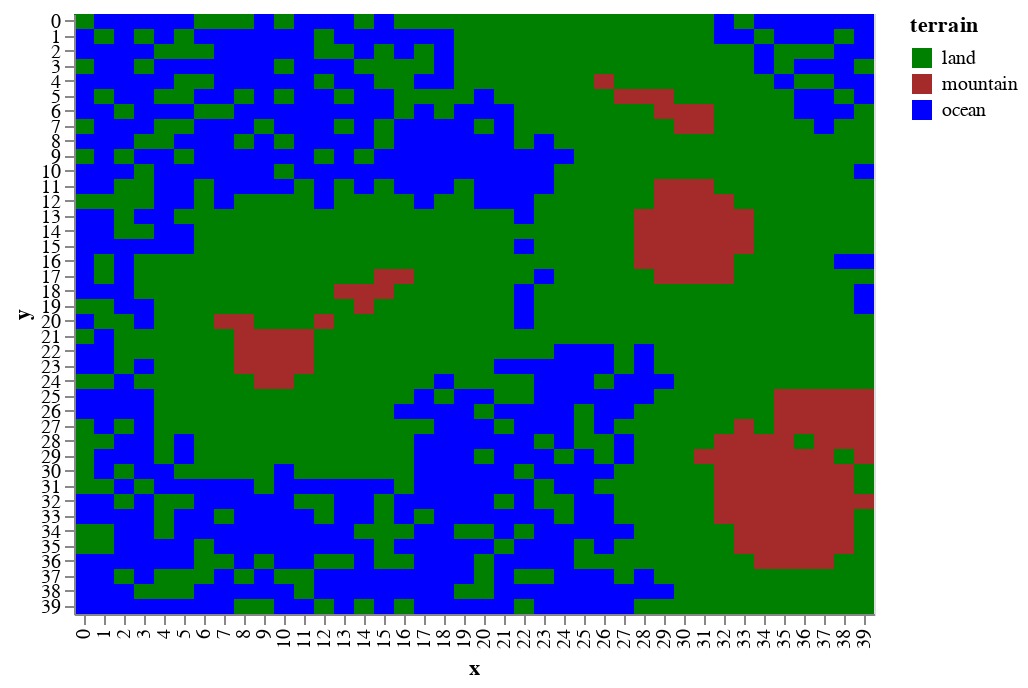

Write notebook code for a chart like this one.
### Markdown cell above
If the oceans were to come in at `heignt == 0` then you can assume that lower terrain is _under water_

### Code cell
draw.drawTerrainTypes(world.grid_elevation,world.landscape)

### Figure 1 — Vega-Lite specification as saved in the notebook (floating-point values rounded to 4 significant figures; data arrays with more than 128 entries replaced by an {"elided": "..."} marker saying what was removed)
{"$schema": "https://vega.github.io/schema/vega-lite/v2.6.0.json", "config": {"view": {"height": 300, "width": 400}}, "data": {"name": "data-3895f685b2f2b04dbb810482c5644552"}, "datasets": {"data-3895f685b2f2b04dbb810482c5644552": {"elided": "1600 records"}}, "encoding": {"color": {"field": "terrain", "scale": {"domain": ["land", "mountain", "ocean"], "range": ["green", "brown", "blue"]}, "type": "nominal"}, "x": {"field": "x", "type": "ordinal"}, "y": {"field": "y", "type": "ordinal"}}, "mark": "rect"}
